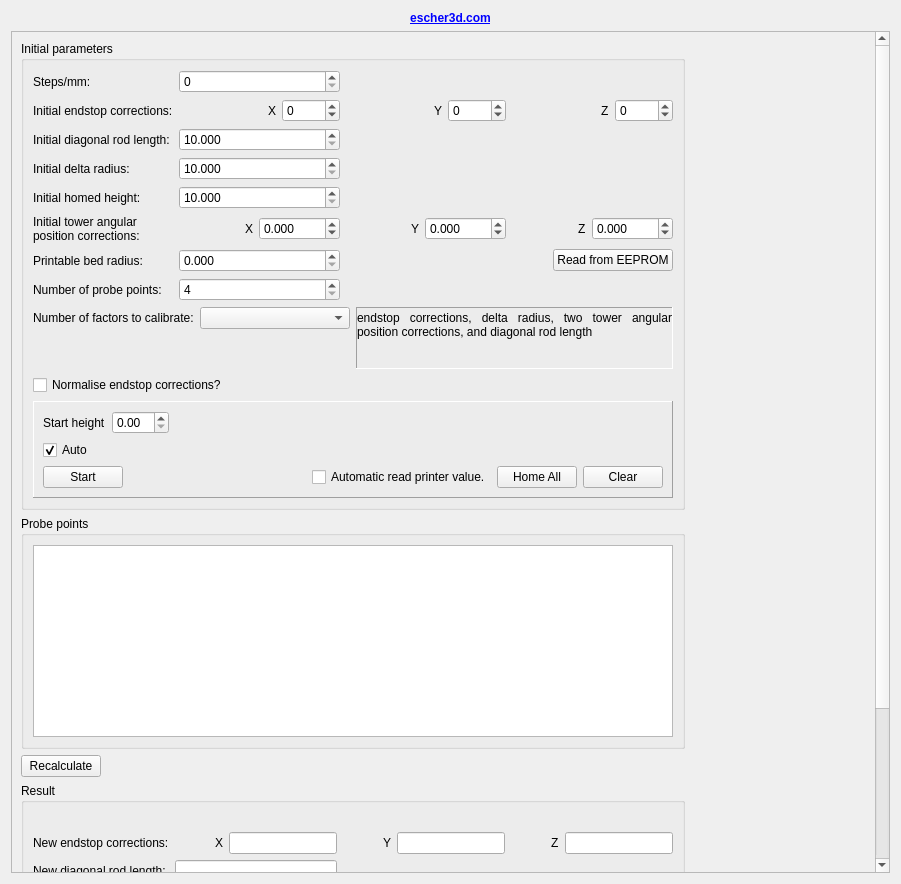
<?xml version="1.0" encoding="UTF-8"?>
<ui version="4.0">
 <class>escher3d_wnd</class>
 <widget class="QWidget" name="escher3d_wnd">
  <property name="geometry">
   <rect>
    <x>0</x>
    <y>0</y>
    <width>901</width>
    <height>884</height>
   </rect>
  </property>
  <property name="sizePolicy">
   <sizepolicy hsizetype="Preferred" vsizetype="Preferred">
    <horstretch>0</horstretch>
    <verstretch>0</verstretch>
   </sizepolicy>
  </property>
  <property name="windowTitle">
   <string>Form</string>
  </property>
  <layout class="QVBoxLayout" name="verticalLayout_6">
   <item>
    <widget class="QLabel" name="label_3">
     <property name="text">
      <string>&lt;a href=&quot;http://escher3d.com/pages/wizards/wizarddelta.php&quot;&gt;&lt;b&gt;escher3d.com&lt;/b&gt;&lt;/a&gt;</string>
     </property>
     <property name="textFormat">
      <enum>Qt::RichText</enum>
     </property>
     <property name="alignment">
      <set>Qt::AlignCenter</set>
     </property>
     <property name="openExternalLinks">
      <bool>true</bool>
     </property>
     <property name="textInteractionFlags">
      <set>Qt::LinksAccessibleByMouse</set>
     </property>
    </widget>
   </item>
   <item>
    <widget class="QScrollArea" name="scrollArea">
     <property name="widgetResizable">
      <bool>true</bool>
     </property>
     <widget class="QWidget" name="scrollAreaWidgetContents">
      <property name="geometry">
       <rect>
        <x>0</x>
        <y>0</y>
        <width>865</width>
        <height>1312</height>
       </rect>
      </property>
      <layout class="QHBoxLayout" name="horizontalLayout_3">
       <property name="sizeConstraint">
        <enum>QLayout::SetMinimumSize</enum>
       </property>
       <item>
        <layout class="QVBoxLayout" name="verticalLayout_4">
         <item>
          <widget class="QGroupBox" name="groupBox">
           <property name="sizePolicy">
            <sizepolicy hsizetype="Minimum" vsizetype="Fixed">
             <horstretch>0</horstretch>
             <verstretch>0</verstretch>
            </sizepolicy>
           </property>
           <property name="minimumSize">
            <size>
             <width>0</width>
             <height>330</height>
            </size>
           </property>
           <property name="title">
            <string>Initial parameters</string>
           </property>
           <property name="flat">
            <bool>false</bool>
           </property>
           <layout class="QVBoxLayout" name="verticalLayout_8">
            <item>
             <layout class="QGridLayout" name="gridLayout">
              <item row="7" column="1">
               <widget class="QDoubleSpinBox" name="bedradius">
                <property name="decimals">
                 <number>3</number>
                </property>
                <property name="maximum">
                 <double>1000.000000000000000</double>
                </property>
               </widget>
              </item>
              <item row="3" column="1">
               <widget class="QDoubleSpinBox" name="oldrodlength">
                <property name="decimals">
                 <number>3</number>
                </property>
                <property name="minimum">
                 <double>10.000000000000000</double>
                </property>
                <property name="maximum">
                 <double>1000.000000000000000</double>
                </property>
               </widget>
              </item>
              <item row="0" column="0">
               <widget class="QLabel" name="label">
                <property name="text">
                 <string>Steps/mm:</string>
                </property>
               </widget>
              </item>
              <item row="8" column="1">
               <widget class="QSpinBox" name="numPoints">
                <property name="minimum">
                 <number>4</number>
                </property>
                <property name="maximum">
                 <number>10</number>
                </property>
               </widget>
              </item>
              <item row="8" column="0">
               <widget class="QLabel" name="label_17">
                <property name="text">
                 <string>Number of probe points:</string>
                </property>
               </widget>
              </item>
              <item row="5" column="1">
               <widget class="QDoubleSpinBox" name="oldhomedheight">
                <property name="decimals">
                 <number>3</number>
                </property>
                <property name="minimum">
                 <double>10.000000000000000</double>
                </property>
                <property name="maximum">
                 <double>1000.000000000000000</double>
                </property>
               </widget>
              </item>
              <item row="3" column="0">
               <widget class="QLabel" name="label_9">
                <property name="text">
                 <string>Initial diagonal rod length:</string>
                </property>
                <property name="openExternalLinks">
                 <bool>false</bool>
                </property>
               </widget>
              </item>
              <item row="4" column="0">
               <widget class="QLabel" name="label_11">
                <property name="text">
                 <string>Initial delta radius:</string>
                </property>
               </widget>
              </item>
              <item row="4" column="1">
               <widget class="QDoubleSpinBox" name="oldradius">
                <property name="decimals">
                 <number>3</number>
                </property>
                <property name="minimum">
                 <double>10.000000000000000</double>
                </property>
                <property name="maximum">
                 <double>1000.000000000000000</double>
                </property>
               </widget>
              </item>
              <item row="6" column="2">
               <layout class="QHBoxLayout" name="horizontalLayout_6">
                <item>
                 <spacer name="horizontalSpacer_8">
                  <property name="orientation">
                   <enum>Qt::Horizontal</enum>
                  </property>
                  <property name="sizeHint" stdset="0">
                   <size>
                    <width>40</width>
                    <height>20</height>
                   </size>
                  </property>
                 </spacer>
                </item>
                <item>
                 <widget class="QLabel" name="label_14">
                  <property name="sizePolicy">
                   <sizepolicy hsizetype="Preferred" vsizetype="Minimum">
                    <horstretch>0</horstretch>
                    <verstretch>0</verstretch>
                   </sizepolicy>
                  </property>
                  <property name="text">
                   <string>Y</string>
                  </property>
                 </widget>
                </item>
                <item>
                 <widget class="QDoubleSpinBox" name="oldypos">
                  <property name="sizePolicy">
                   <sizepolicy hsizetype="Preferred" vsizetype="Fixed">
                    <horstretch>0</horstretch>
                    <verstretch>0</verstretch>
                   </sizepolicy>
                  </property>
                  <property name="decimals">
                   <number>3</number>
                  </property>
                  <property name="minimum">
                   <double>-1000.000000000000000</double>
                  </property>
                  <property name="maximum">
                   <double>1000.000000000000000</double>
                  </property>
                 </widget>
                </item>
               </layout>
              </item>
              <item row="0" column="1">
               <widget class="QSpinBox" name="stepspermm">
                <property name="maximum">
                 <number>300</number>
                </property>
               </widget>
              </item>
              <item row="1" column="2">
               <layout class="QHBoxLayout" name="horizontalLayout_2">
                <item>
                 <spacer name="horizontalSpacer_5">
                  <property name="orientation">
                   <enum>Qt::Horizontal</enum>
                  </property>
                  <property name="sizeHint" stdset="0">
                   <size>
                    <width>40</width>
                    <height>20</height>
                   </size>
                  </property>
                 </spacer>
                </item>
                <item>
                 <widget class="QLabel" name="label_6">
                  <property name="sizePolicy">
                   <sizepolicy hsizetype="Preferred" vsizetype="Minimum">
                    <horstretch>0</horstretch>
                    <verstretch>0</verstretch>
                   </sizepolicy>
                  </property>
                  <property name="text">
                   <string>Y</string>
                  </property>
                 </widget>
                </item>
                <item>
                 <widget class="QSpinBox" name="oldystop">
                  <property name="sizePolicy">
                   <sizepolicy hsizetype="Preferred" vsizetype="Fixed">
                    <horstretch>0</horstretch>
                    <verstretch>0</verstretch>
                   </sizepolicy>
                  </property>
                  <property name="minimum">
                   <number>-3000</number>
                  </property>
                  <property name="maximum">
                   <number>3000</number>
                  </property>
                 </widget>
                </item>
               </layout>
              </item>
              <item row="5" column="0">
               <widget class="QLabel" name="label_12">
                <property name="text">
                 <string>Initial homed height:</string>
                </property>
               </widget>
              </item>
              <item row="6" column="1">
               <layout class="QHBoxLayout" name="horizontalLayout_4">
                <item>
                 <spacer name="horizontalSpacer_7">
                  <property name="orientation">
                   <enum>Qt::Horizontal</enum>
                  </property>
                  <property name="sizeHint" stdset="0">
                   <size>
                    <width>40</width>
                    <height>20</height>
                   </size>
                  </property>
                 </spacer>
                </item>
                <item>
                 <widget class="QLabel" name="label_8">
                  <property name="sizePolicy">
                   <sizepolicy hsizetype="Preferred" vsizetype="Minimum">
                    <horstretch>0</horstretch>
                    <verstretch>0</verstretch>
                   </sizepolicy>
                  </property>
                  <property name="text">
                   <string>X</string>
                  </property>
                 </widget>
                </item>
                <item>
                 <widget class="QDoubleSpinBox" name="oldxpos">
                  <property name="sizePolicy">
                   <sizepolicy hsizetype="Preferred" vsizetype="Fixed">
                    <horstretch>0</horstretch>
                    <verstretch>0</verstretch>
                   </sizepolicy>
                  </property>
                  <property name="decimals">
                   <number>3</number>
                  </property>
                  <property name="minimum">
                   <double>-1000.000000000000000</double>
                  </property>
                  <property name="maximum">
                   <double>1000.000000000000000</double>
                  </property>
                 </widget>
                </item>
               </layout>
              </item>
              <item row="6" column="3">
               <layout class="QHBoxLayout" name="horizontalLayout_7">
                <item>
                 <spacer name="horizontalSpacer_9">
                  <property name="orientation">
                   <enum>Qt::Horizontal</enum>
                  </property>
                  <property name="sizeHint" stdset="0">
                   <size>
                    <width>40</width>
                    <height>20</height>
                   </size>
                  </property>
                 </spacer>
                </item>
                <item>
                 <widget class="QLabel" name="label_15">
                  <property name="sizePolicy">
                   <sizepolicy hsizetype="Preferred" vsizetype="Minimum">
                    <horstretch>0</horstretch>
                    <verstretch>0</verstretch>
                   </sizepolicy>
                  </property>
                  <property name="text">
                   <string>Z</string>
                  </property>
                 </widget>
                </item>
                <item>
                 <widget class="QDoubleSpinBox" name="oldzpos">
                  <property name="sizePolicy">
                   <sizepolicy hsizetype="Preferred" vsizetype="Fixed">
                    <horstretch>0</horstretch>
                    <verstretch>0</verstretch>
                   </sizepolicy>
                  </property>
                  <property name="decimals">
                   <number>3</number>
                  </property>
                  <property name="minimum">
                   <double>-1000.000000000000000</double>
                  </property>
                  <property name="maximum">
                   <double>1000.000000000000000</double>
                  </property>
                 </widget>
                </item>
               </layout>
              </item>
              <item row="1" column="1">
               <layout class="QHBoxLayout" name="horizontalLayout">
                <item>
                 <spacer name="horizontalSpacer_4">
                  <property name="orientation">
                   <enum>Qt::Horizontal</enum>
                  </property>
                  <property name="sizeHint" stdset="0">
                   <size>
                    <width>40</width>
                    <height>20</height>
                   </size>
                  </property>
                 </spacer>
                </item>
                <item>
                 <widget class="QLabel" name="label_5">
                  <property name="sizePolicy">
                   <sizepolicy hsizetype="Preferred" vsizetype="Minimum">
                    <horstretch>0</horstretch>
                    <verstretch>0</verstretch>
                   </sizepolicy>
                  </property>
                  <property name="text">
                   <string>X</string>
                  </property>
                 </widget>
                </item>
                <item>
                 <widget class="QSpinBox" name="oldxstop">
                  <property name="sizePolicy">
                   <sizepolicy hsizetype="Preferred" vsizetype="Fixed">
                    <horstretch>0</horstretch>
                    <verstretch>0</verstretch>
                   </sizepolicy>
                  </property>
                  <property name="minimum">
                   <number>-3000</number>
                  </property>
                  <property name="maximum">
                   <number>3000</number>
                  </property>
                 </widget>
                </item>
               </layout>
              </item>
              <item row="7" column="0">
               <widget class="QLabel" name="label_16">
                <property name="text">
                 <string>Printable bed radius:</string>
                </property>
               </widget>
              </item>
              <item row="6" column="0">
               <widget class="QLabel" name="label_13">
                <property name="text">
                 <string>Initial tower angular position corrections:</string>
                </property>
                <property name="wordWrap">
                 <bool>true</bool>
                </property>
               </widget>
              </item>
              <item row="1" column="0">
               <widget class="QLabel" name="label_2">
                <property name="text">
                 <string>Initial endstop corrections:</string>
                </property>
               </widget>
              </item>
              <item row="1" column="3">
               <layout class="QHBoxLayout" name="horizontalLayout_5">
                <item>
                 <spacer name="horizontalSpacer_6">
                  <property name="orientation">
                   <enum>Qt::Horizontal</enum>
                  </property>
                  <property name="sizeHint" stdset="0">
                   <size>
                    <width>40</width>
                    <height>20</height>
                   </size>
                  </property>
                 </spacer>
                </item>
                <item>
                 <widget class="QLabel" name="label_10">
                  <property name="sizePolicy">
                   <sizepolicy hsizetype="Preferred" vsizetype="Minimum">
                    <horstretch>0</horstretch>
                    <verstretch>0</verstretch>
                   </sizepolicy>
                  </property>
                  <property name="text">
                   <string>Z</string>
                  </property>
                 </widget>
                </item>
                <item>
                 <widget class="QSpinBox" name="oldzstop">
                  <property name="sizePolicy">
                   <sizepolicy hsizetype="Preferred" vsizetype="Fixed">
                    <horstretch>0</horstretch>
                    <verstretch>0</verstretch>
                   </sizepolicy>
                  </property>
                  <property name="minimum">
                   <number>-3000</number>
                  </property>
                  <property name="maximum">
                   <number>3000</number>
                  </property>
                 </widget>
                </item>
               </layout>
              </item>
              <item row="7" column="3">
               <layout class="QHBoxLayout" name="horizontalLayout_22">
                <item>
                 <spacer name="horizontalSpacer_18">
                  <property name="orientation">
                   <enum>Qt::Horizontal</enum>
                  </property>
                  <property name="sizeHint" stdset="0">
                   <size>
                    <width>40</width>
                    <height>20</height>
                   </size>
                  </property>
                 </spacer>
                </item>
                <item>
                 <widget class="QPushButton" name="pushButton">
                  <property name="text">
                   <string>Read from EEPROM</string>
                  </property>
                 </widget>
                </item>
               </layout>
              </item>
             </layout>
            </item>
            <item>
             <layout class="QHBoxLayout" name="horizontalLayout_16">
              <item>
               <layout class="QVBoxLayout" name="verticalLayout">
                <item>
                 <layout class="QHBoxLayout" name="horizontalLayout_11">
                  <item>
                   <widget class="QLabel" name="label_18">
                    <property name="text">
                     <string>Number of factors to calibrate:</string>
                    </property>
                   </widget>
                  </item>
                  <item>
                   <widget class="QComboBox" name="numfactors">
                    <property name="sizePolicy">
                     <sizepolicy hsizetype="Minimum" vsizetype="Fixed">
                      <horstretch>0</horstretch>
                      <verstretch>0</verstretch>
                     </sizepolicy>
                    </property>
                   </widget>
                  </item>
                 </layout>
                </item>
                <item>
                 <spacer name="verticalSpacer">
                  <property name="orientation">
                   <enum>Qt::Vertical</enum>
                  </property>
                  <property name="sizeHint" stdset="0">
                   <size>
                    <width>20</width>
                    <height>40</height>
                   </size>
                  </property>
                 </spacer>
                </item>
               </layout>
              </item>
              <item>
               <widget class="QLabel" name="factorHelp">
                <property name="sizePolicy">
                 <sizepolicy hsizetype="Preferred" vsizetype="Minimum">
                  <horstretch>0</horstretch>
                  <verstretch>0</verstretch>
                 </sizepolicy>
                </property>
                <property name="frameShape">
                 <enum>QFrame::Panel</enum>
                </property>
                <property name="frameShadow">
                 <enum>QFrame::Sunken</enum>
                </property>
                <property name="text">
                 <string>endstop corrections, delta radius, two tower angular position corrections, and diagonal rod length</string>
                </property>
                <property name="scaledContents">
                 <bool>true</bool>
                </property>
                <property name="alignment">
                 <set>Qt::AlignJustify|Qt::AlignTop</set>
                </property>
                <property name="wordWrap">
                 <bool>true</bool>
                </property>
               </widget>
              </item>
             </layout>
            </item>
            <item>
             <widget class="QCheckBox" name="normalise">
              <property name="text">
               <string>Normalise endstop corrections?</string>
              </property>
             </widget>
            </item>
            <item>
             <widget class="QFrame" name="frame">
              <property name="frameShape">
               <enum>QFrame::Panel</enum>
              </property>
              <property name="frameShadow">
               <enum>QFrame::Raised</enum>
              </property>
              <layout class="QVBoxLayout" name="verticalLayout_7">
               <item>
                <layout class="QHBoxLayout" name="horizontalLayout_20">
                 <item>
                  <layout class="QVBoxLayout" name="verticalLayout_5">
                   <item>
                    <layout class="QHBoxLayout" name="horizontalLayout_18">
                     <item>
                      <widget class="QLabel" name="label_21">
                       <property name="text">
                        <string>Start height</string>
                       </property>
                       <property name="wordWrap">
                        <bool>true</bool>
                       </property>
                      </widget>
                     </item>
                     <item>
                      <widget class="QDoubleSpinBox" name="dsbHeight">
                       <property name="maximum">
                        <double>40.000000000000000</double>
                       </property>
                      </widget>
                     </item>
                    </layout>
                   </item>
                  </layout>
                 </item>
                 <item>
                  <spacer name="horizontalSpacer_16">
                   <property name="orientation">
                    <enum>Qt::Horizontal</enum>
                   </property>
                   <property name="sizeHint" stdset="0">
                    <size>
                     <width>40</width>
                     <height>20</height>
                    </size>
                   </property>
                  </spacer>
                 </item>
                </layout>
               </item>
               <item>
                <widget class="QCheckBox" name="cbAutoManual">
                 <property name="text">
                  <string>Auto</string>
                 </property>
                 <property name="checked">
                  <bool>true</bool>
                 </property>
                </widget>
               </item>
               <item>
                <layout class="QHBoxLayout" name="horizontalLayout_21">
                 <item>
                  <widget class="QPushButton" name="pbStart">
                   <property name="text">
                    <string>Start</string>
                   </property>
                  </widget>
                 </item>
                 <item>
                  <spacer name="horizontalSpacer_17">
                   <property name="orientation">
                    <enum>Qt::Horizontal</enum>
                   </property>
                   <property name="sizeHint" stdset="0">
                    <size>
                     <width>40</width>
                     <height>20</height>
                    </size>
                   </property>
                  </spacer>
                 </item>
                 <item>
                  <widget class="QCheckBox" name="autoCheckBox">
                   <property name="text">
                    <string>Automatic read printer value.</string>
                   </property>
                  </widget>
                 </item>
                 <item>
                  <widget class="QPushButton" name="homeAllButton">
                   <property name="enabled">
                    <bool>true</bool>
                   </property>
                   <property name="text">
                    <string>Home All</string>
                   </property>
                  </widget>
                 </item>
                 <item>
                  <widget class="QPushButton" name="clearAllValues">
                   <property name="enabled">
                    <bool>true</bool>
                   </property>
                   <property name="text">
                    <string>Clear</string>
                   </property>
                  </widget>
                 </item>
                </layout>
               </item>
              </layout>
             </widget>
            </item>
           </layout>
          </widget>
         </item>
         <item>
          <widget class="QGroupBox" name="groupBox_2">
           <property name="sizePolicy">
            <sizepolicy hsizetype="Preferred" vsizetype="MinimumExpanding">
             <horstretch>0</horstretch>
             <verstretch>0</verstretch>
            </sizepolicy>
           </property>
           <property name="minimumSize">
            <size>
             <width>0</width>
             <height>300</height>
            </size>
           </property>
           <property name="title">
            <string>Probe points</string>
           </property>
           <layout class="QVBoxLayout" name="verticalLayout_2">
            <property name="sizeConstraint">
             <enum>QLayout::SetMinimumSize</enum>
            </property>
            <item>
             <widget class="QTableView" name="tvPoints">
              <property name="sizePolicy">
               <sizepolicy hsizetype="Preferred" vsizetype="Preferred">
                <horstretch>0</horstretch>
                <verstretch>0</verstretch>
               </sizepolicy>
              </property>
              <property name="editTriggers">
               <set>QAbstractItemView::NoEditTriggers</set>
              </property>
              <attribute name="horizontalHeaderCascadingSectionResizes">
               <bool>true</bool>
              </attribute>
              <attribute name="verticalHeaderCascadingSectionResizes">
               <bool>false</bool>
              </attribute>
             </widget>
            </item>
           </layout>
          </widget>
         </item>
         <item>
          <layout class="QHBoxLayout" name="horizontalLayout_8">
           <item>
            <widget class="QPushButton" name="pbRecalc">
             <property name="text">
              <string>Recalculate</string>
             </property>
            </widget>
           </item>
           <item>
            <spacer name="horizontalSpacer">
             <property name="orientation">
              <enum>Qt::Horizontal</enum>
             </property>
             <property name="sizeHint" stdset="0">
              <size>
               <width>40</width>
               <height>20</height>
              </size>
             </property>
            </spacer>
           </item>
          </layout>
         </item>
         <item>
          <widget class="QGroupBox" name="groupBox_3">
           <property name="sizePolicy">
            <sizepolicy hsizetype="Minimum" vsizetype="Preferred">
             <horstretch>0</horstretch>
             <verstretch>0</verstretch>
            </sizepolicy>
           </property>
           <property name="minimumSize">
            <size>
             <width>0</width>
             <height>185</height>
            </size>
           </property>
           <property name="title">
            <string>Result</string>
           </property>
           <layout class="QVBoxLayout" name="verticalLayout_3">
            <item>
             <widget class="QLabel" name="result">
              <property name="text">
               <string/>
              </property>
              <property name="wordWrap">
               <bool>true</bool>
              </property>
             </widget>
            </item>
            <item>
             <layout class="QGridLayout" name="gridLayout_2">
              <item row="3" column="0">
               <widget class="QLabel" name="label_26">
                <property name="text">
                 <string>New homed height:</string>
                </property>
               </widget>
              </item>
              <item row="4" column="3">
               <layout class="QHBoxLayout" name="horizontalLayout_15">
                <item>
                 <spacer name="horizontalSpacer_14">
                  <property name="orientation">
                   <enum>Qt::Horizontal</enum>
                  </property>
                  <property name="sizeHint" stdset="0">
                   <size>
                    <width>40</width>
                    <height>20</height>
                   </size>
                  </property>
                 </spacer>
                </item>
                <item>
                 <widget class="QLabel" name="label_28">
                  <property name="text">
                   <string>Y</string>
                  </property>
                 </widget>
                </item>
                <item>
                 <widget class="QLineEdit" name="newypos">
                  <property name="readOnly">
                   <bool>true</bool>
                  </property>
                 </widget>
                </item>
               </layout>
              </item>
              <item row="0" column="1">
               <layout class="QHBoxLayout" name="horizontalLayout_12">
                <item>
                 <spacer name="horizontalSpacer_10">
                  <property name="orientation">
                   <enum>Qt::Horizontal</enum>
                  </property>
                  <property name="sizeHint" stdset="0">
                   <size>
                    <width>40</width>
                    <height>20</height>
                   </size>
                  </property>
                 </spacer>
                </item>
                <item>
                 <widget class="QLabel" name="label_22">
                  <property name="sizePolicy">
                   <sizepolicy hsizetype="Minimum" vsizetype="Preferred">
                    <horstretch>0</horstretch>
                    <verstretch>0</verstretch>
                   </sizepolicy>
                  </property>
                  <property name="text">
                   <string>X</string>
                  </property>
                 </widget>
                </item>
                <item>
                 <widget class="QLineEdit" name="newxstop">
                  <property name="readOnly">
                   <bool>true</bool>
                  </property>
                 </widget>
                </item>
               </layout>
              </item>
              <item row="1" column="0">
               <widget class="QLabel" name="label_24">
                <property name="text">
                 <string>New diagonal rod length:</string>
                </property>
               </widget>
              </item>
              <item row="2" column="0">
               <widget class="QLabel" name="label_25">
                <property name="text">
                 <string>New delta radius:</string>
                </property>
               </widget>
              </item>
              <item row="0" column="3">
               <layout class="QHBoxLayout" name="horizontalLayout_13">
                <item>
                 <spacer name="horizontalSpacer_11">
                  <property name="orientation">
                   <enum>Qt::Horizontal</enum>
                  </property>
                  <property name="sizeHint" stdset="0">
                   <size>
                    <width>40</width>
                    <height>20</height>
                   </size>
                  </property>
                 </spacer>
                </item>
                <item>
                 <widget class="QLabel" name="label_23">
                  <property name="text">
                   <string>Y</string>
                  </property>
                 </widget>
                </item>
                <item>
                 <widget class="QLineEdit" name="newystop">
                  <property name="readOnly">
                   <bool>true</bool>
                  </property>
                 </widget>
                </item>
               </layout>
              </item>
              <item row="4" column="0">
               <widget class="QLabel" name="label_31">
                <property name="text">
                 <string>New tower position angle corrections:</string>
                </property>
                <property name="wordWrap">
                 <bool>true</bool>
                </property>
               </widget>
              </item>
              <item row="0" column="0">
               <widget class="QLabel" name="label_19">
                <property name="text">
                 <string>New endstop corrections:</string>
                </property>
               </widget>
              </item>
              <item row="4" column="1">
               <layout class="QHBoxLayout" name="horizontalLayout_14">
                <item>
                 <spacer name="horizontalSpacer_13">
                  <property name="orientation">
                   <enum>Qt::Horizontal</enum>
                  </property>
                  <property name="sizeHint" stdset="0">
                   <size>
                    <width>40</width>
                    <height>20</height>
                   </size>
                  </property>
                 </spacer>
                </item>
                <item>
                 <widget class="QLabel" name="label_27">
                  <property name="text">
                   <string>X</string>
                  </property>
                 </widget>
                </item>
                <item>
                 <widget class="QLineEdit" name="newxpos">
                  <property name="readOnly">
                   <bool>true</bool>
                  </property>
                 </widget>
                </item>
               </layout>
              </item>
              <item row="0" column="5">
               <layout class="QHBoxLayout" name="horizontalLayout_10">
                <item>
                 <spacer name="horizontalSpacer_12">
                  <property name="orientation">
                   <enum>Qt::Horizontal</enum>
                  </property>
                  <property name="sizeHint" stdset="0">
                   <size>
                    <width>40</width>
                    <height>20</height>
                   </size>
                  </property>
                 </spacer>
                </item>
                <item>
                 <widget class="QLabel" name="label_20">
                  <property name="text">
                   <string>Z</string>
                  </property>
                 </widget>
                </item>
                <item>
                 <widget class="QLineEdit" name="newzstop">
                  <property name="readOnly">
                   <bool>true</bool>
                  </property>
                 </widget>
                </item>
               </layout>
              </item>
              <item row="1" column="1">
               <widget class="QLineEdit" name="newrodlength">
                <property name="readOnly">
                 <bool>true</bool>
                </property>
               </widget>
              </item>
              <item row="2" column="1">
               <widget class="QLineEdit" name="newradius">
                <property name="readOnly">
                 <bool>true</bool>
                </property>
               </widget>
              </item>
              <item row="4" column="5">
               <layout class="QHBoxLayout" name="horizontalLayout_17">
                <item>
                 <spacer name="horizontalSpacer_15">
                  <property name="orientation">
                   <enum>Qt::Horizontal</enum>
                  </property>
                  <property name="sizeHint" stdset="0">
                   <size>
                    <width>40</width>
                    <height>20</height>
                   </size>
                  </property>
                 </spacer>
                </item>
                <item>
                 <widget class="QLabel" name="label_30">
                  <property name="text">
                   <string>Z</string>
                  </property>
                 </widget>
                </item>
                <item>
                 <widget class="QLineEdit" name="newzpos">
                  <property name="readOnly">
                   <bool>true</bool>
                  </property>
                 </widget>
                </item>
               </layout>
              </item>
              <item row="3" column="1">
               <widget class="QLineEdit" name="newhomedheight">
                <property name="readOnly">
                 <bool>true</bool>
                </property>
               </widget>
              </item>
             </layout>
            </item>
           </layout>
          </widget>
         </item>
         <item>
          <layout class="QHBoxLayout" name="horizontalLayout_9">
           <item>
            <widget class="QPushButton" name="copyButton">
             <property name="text">
              <string>Copy to initial parameters</string>
             </property>
            </widget>
           </item>
           <item>
            <spacer name="horizontalSpacer_3">
             <property name="orientation">
              <enum>Qt::Horizontal</enum>
             </property>
             <property name="sizeHint" stdset="0">
              <size>
               <width>40</width>
               <height>20</height>
              </size>
             </property>
            </spacer>
           </item>
          </layout>
         </item>
         <item>
          <spacer name="verticalSpacer_2">
           <property name="orientation">
            <enum>Qt::Vertical</enum>
           </property>
           <property name="sizeHint" stdset="0">
            <size>
             <width>20</width>
             <height>40</height>
            </size>
           </property>
          </spacer>
         </item>
        </layout>
       </item>
       <item>
        <spacer name="horizontalSpacer_2">
         <property name="orientation">
          <enum>Qt::Horizontal</enum>
         </property>
         <property name="sizeHint" stdset="0">
          <size>
           <width>124</width>
           <height>20</height>
          </size>
         </property>
        </spacer>
       </item>
      </layout>
     </widget>
    </widget>
   </item>
  </layout>
 </widget>
 <resources/>
 <connections/>
</ui>
